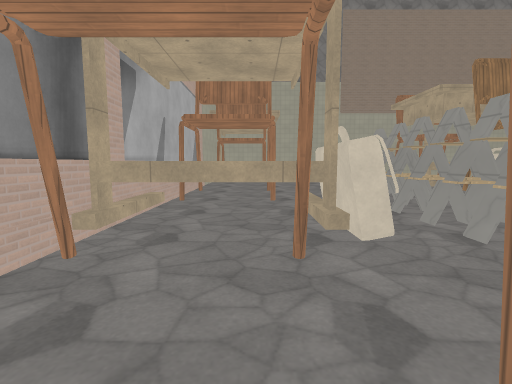
[1] (above)

24 first-person views from a walk through a Godot game level. The camera is 1.5 m above the floor, tilts 6° down and sees 85° across. The floor is counted in squares, 2 m on a side. Each view is taken from the middle of a square. On the plan, view 1 faces up. The plan holds only what a view shows up to about 10 squares ahead; the rest is blank. The place goes on beyond the plan. Surface patterns are stand-ins for the level's own textures.

[2]
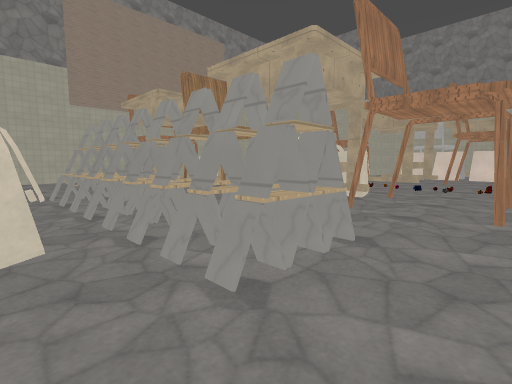

[3]
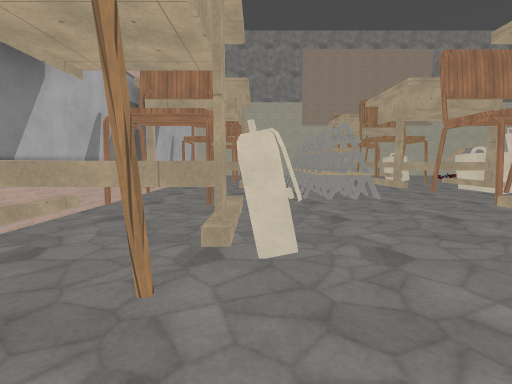

[4]
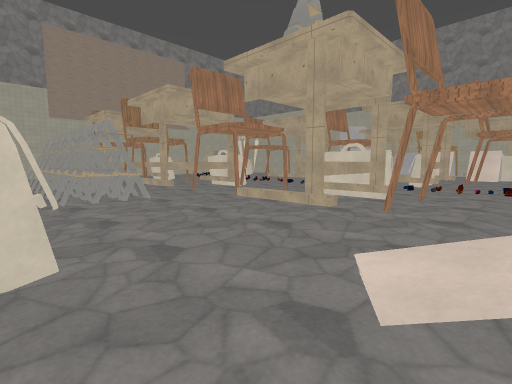

[5]
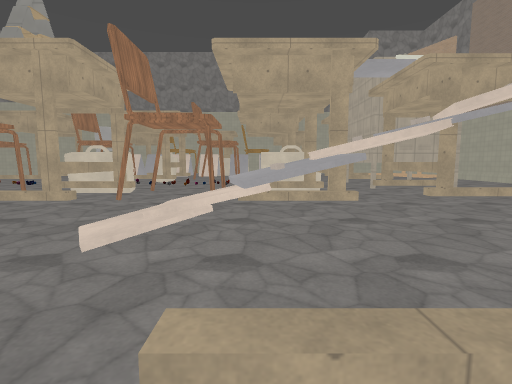

[6]
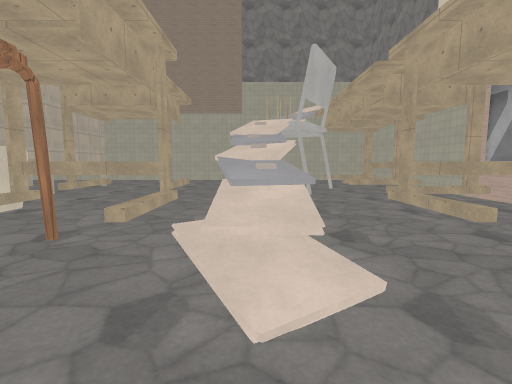

[7]
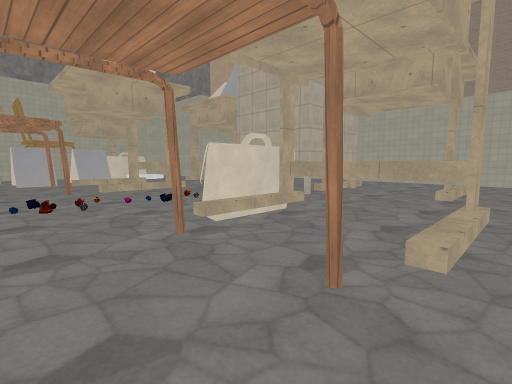

[8]
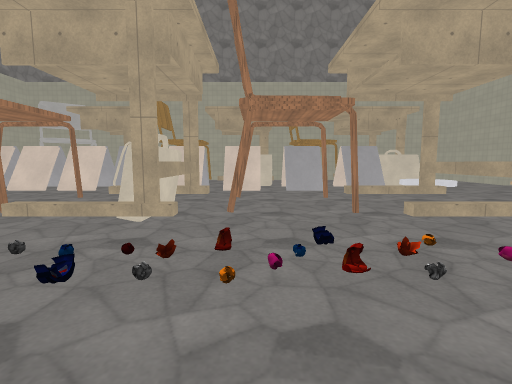

[9]
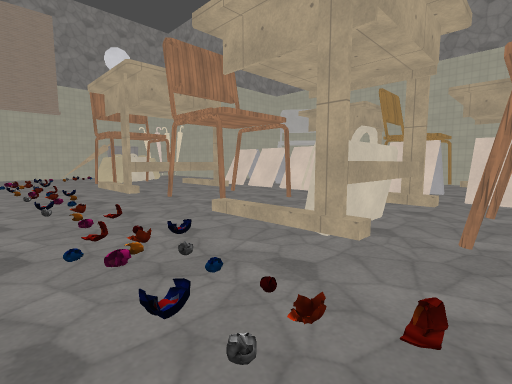

[10]
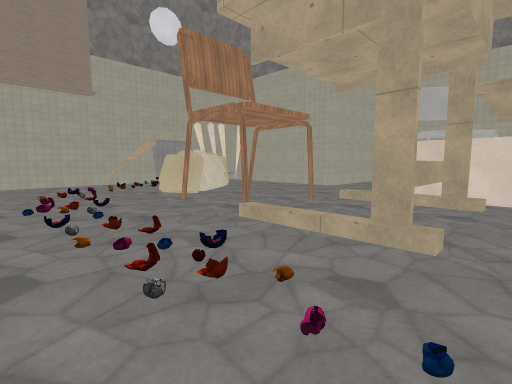

[11]
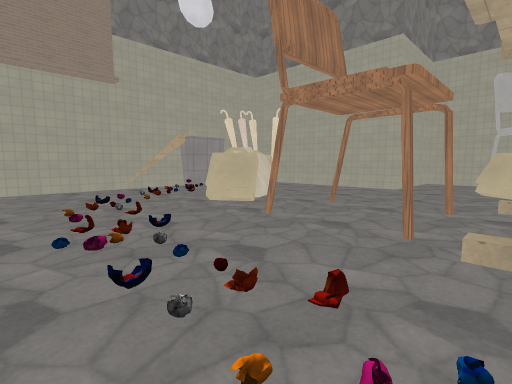

[12]
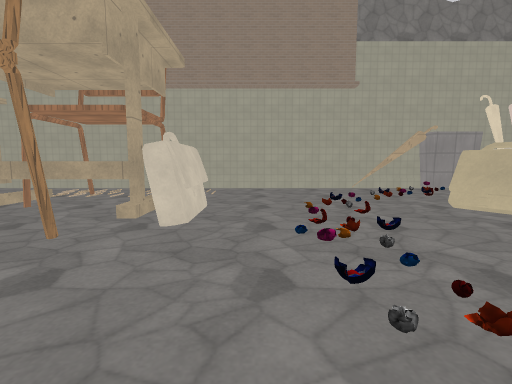

[13]
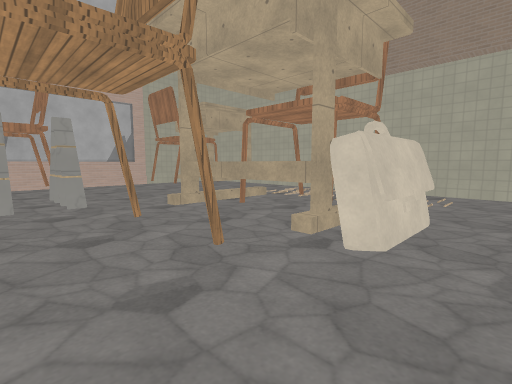

[14]
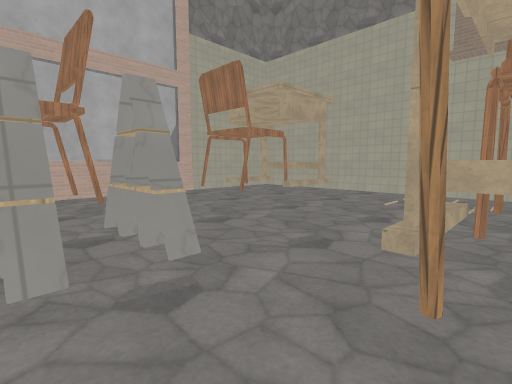

[15]
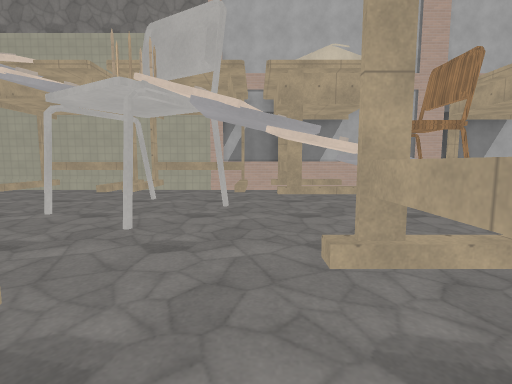

[16]
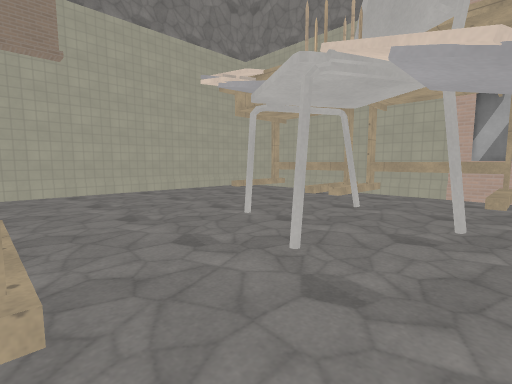

[17]
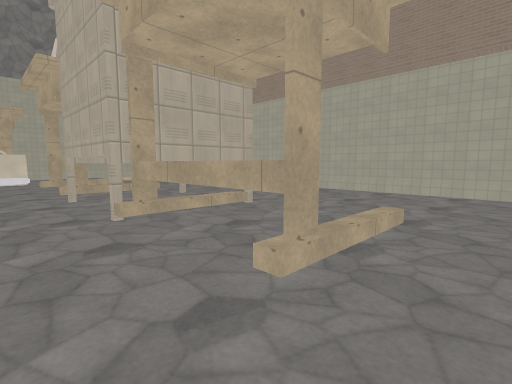

[18]
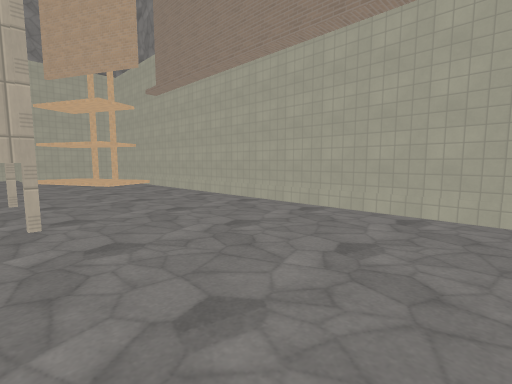

[19]
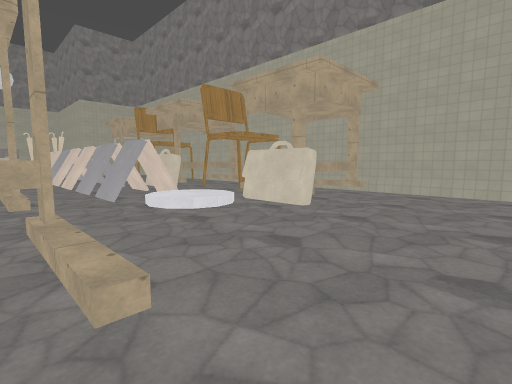

[20]
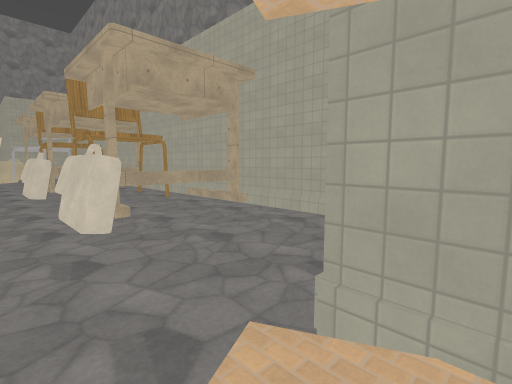

[21]
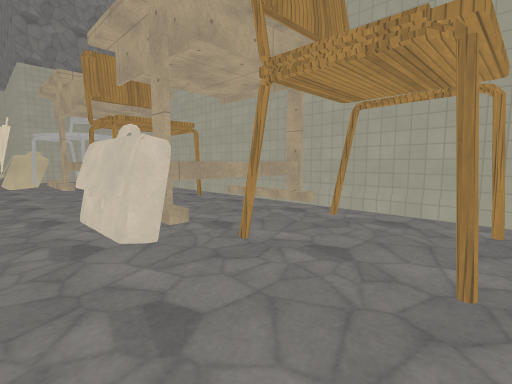

[22]
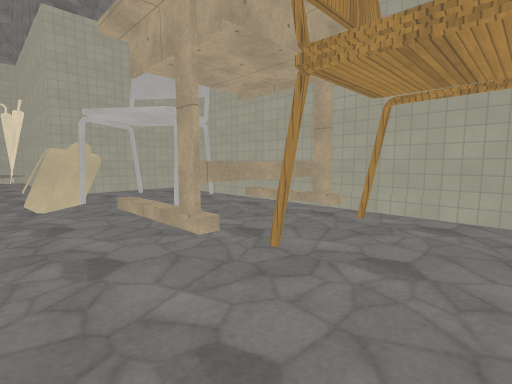

[23]
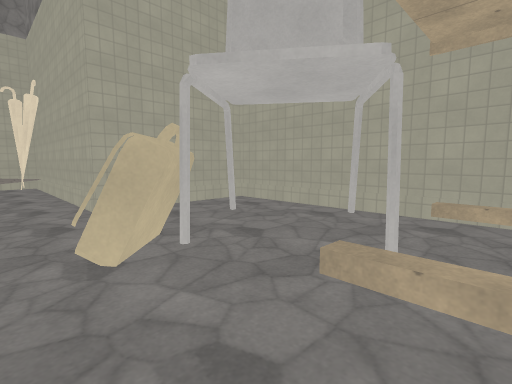

[24]
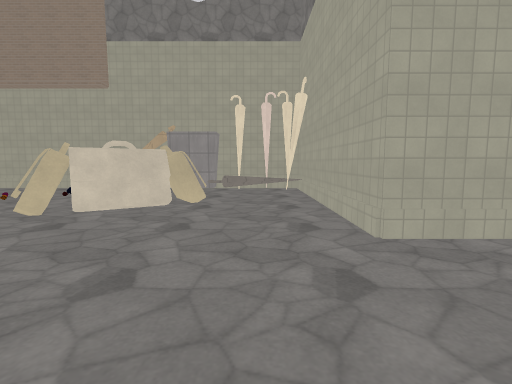

### Floor plan
Key: @ floor where view 1 was taken; # wall or solid block; x gap in a wall; . main floor; : floor 0.25 m higher than the main floor; + floor 1.75 m higher than the main floor; / step, stairs or slope; = window, fence, low wall or low ledge; ^ raised ledge; C chair; B bag; K books; T thing the floor can be seen under or through; L clock; I bin; U umbrella.
Columns run from 2 left of view 1 to 20 right of it. Each row starts with its distance up from view 1.
 13     #########
 12 ####.........##I#UU
 11 #..^.... ..... I#UU
 10 #....... ......B...#
  9 #C............BBB..#
  8 #......C.B....B....#
  7 #......##B.........###
  6 #C..##.CC....C........#
  5 #...##............B...#
  4 #..B##=..B./=...K/B.#.#
  3 #^xB##.^xB./^x^.K/.#..#
  2 #C...#.C.../..C.K/^..#
  1 #....#...../....K/###.#
  0 #.@......../....K/.CC.#
 -1 #..B..^..B./^.B.K/. .#
 -2 ####...##B./###../B..#
 -3  C.../.C.../.C..K/Bx^.#
 -4 #  ../K..../....K/.CC.#
 -5 #..^.K...B./=..../....#
 -6 #^.#.+.^xB./^x^.K/....#
 -7 ##^.............L.B..#
 -8 #^..#..TTT..###.L.B##.#
 -9 #^.#...^.^  #.^.......#
-10 #^^..#....^^^.........#
-11 #^................/...#
-12 #x^.............///#
-13 #............../:#
-14 #..............//
-15  ################

Where each view was taken, in squares from view 1:
view 1: 0 up, 0 right, facing up
view 2: 0 up, 1 right, facing up-right
view 3: 4 down, 1 right, facing up
view 4: 4 down, 1 right, facing up-right
view 5: 5 down, 0 right, facing right
view 6: 2 down, 3 right, facing down
view 7: 3 down, 4 right, facing down-right
view 8: 3 down, 7 right, facing right
view 9: 3 down, 8 right, facing up-right
view 10: 2 up, 8 right, facing up-right
view 11: 4 up, 8 right, facing up-right
view 12: 4 up, 8 right, facing up
view 13: 5 up, 8 right, facing up-left
view 14: 5 up, 5 right, facing up-left
view 15: 7 down, 6 right, facing left
view 16: 7 down, 5 right, facing down-left
view 17: 7 down, 4 right, facing down-right
view 18: 10 down, 4 right, facing down-right
view 19: 11 down, 12 right, facing up-right
view 20: 12 down, 15 right, facing up-right
view 21: 6 down, 15 right, facing up-right
view 22: 1 down, 15 right, facing up-right
view 23: 2 up, 15 right, facing up-right
view 24: 4 up, 15 right, facing up
